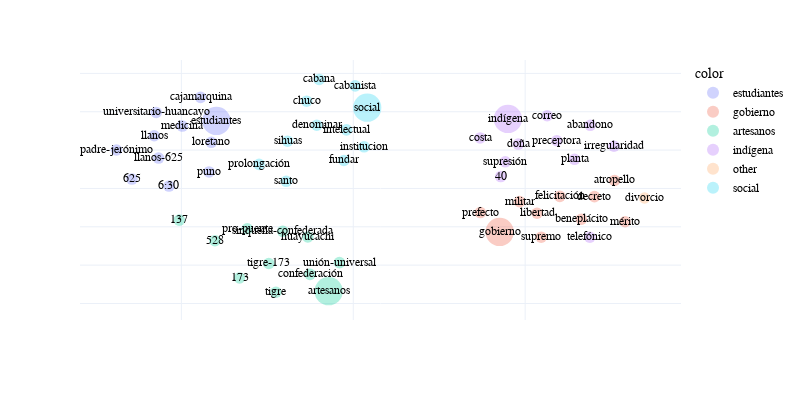

The cell this chart's notebook holds for it:
### Code cell
model = models['autos_w2v_sg_30'] ###
search = ['gobierno', 'estudiantes', 'artesanos', 'indígena', 
          'social']

_ = plot_embeddings(model, search, topn=10, show_all=False, labels=True, 
    algo='umap', n_neighbors=15, min_dist=10, spread=25, random_state=7)

### Figure 1 — Plotly figure (JSON) as saved in the notebook; plotly's stock layout.template omitted (floating-point values rounded to 4 significant figures)
{"data": [{"customdata": [["625", 5, "625", "estudiantes"], ["universitario-huancayo", 5, "universitario-huancayo", "estudiantes"], ["padre-jerónimo", 5, "padre-jerónimo", "estudiantes"], ["llanos-625", 5, "llanos-625", "estudiantes"], ["puno", 5, "puno", "estudiantes"], ["llanos", 5, "llanos", "estudiantes"], ["estudiantes", 30, "estudiantes", "estudiantes"], ["cajamarquina", 5, "cajamarquina", "estudiantes"], ["loretano", 5, "loretano", "estudiantes"], ["6:30", 5, "6:30", "estudiantes"], ["medicina", 5, "medicina", "estudiantes"]], "hovertemplate": "<b>%{hovertext}</b><br><br><extra></extra>", "hovertext": ["625", "universitario-huancayo", "padre-jerónimo", "llanos-625", "puno", "llanos", "estudiantes", "cajamarquina", "loretano", "6:30", "medicina"], "legendgroup": "estudiantes", "marker": {"color": "#636efa", "line": {"width": 0}, "opacity": 0.3, "size": [5, 5, 5, 5, 5, 5, 30, 5, 5, 5, 5], "sizemode": "area", "sizeref": 0.075, "symbol": "circle"}, "mode": "markers+text", "name": "estudiantes", "orientation": "v", "showlegend": true, "text": ["625", "universitario-huancayo", "padre-jerónimo", "llanos-625", "puno", "llanos", "estudiantes", "cajamarquina", "loretano", "6:30", "medicina"], "textposition": "middle center", "type": "scatter", "x": [-64.38, -57.33, -68.86, -56.64, -41.95, -57.9, -39.79, -44.4, -41.29, -53.61, -49.71], "xaxis": "x", "y": [4.873, 39.63, 20.05, 15.85, 8.611, 27.49, 35.21, 47.5, 24.05, 1.224, 32.52], "yaxis": "y"}, {"customdata": [["felicitación", 5, "felicitación", "gobierno"], ["gobierno", 30, "gobierno", "gobierno"], ["mérito", 5, "mérito", "gobierno"], ["supremo", 5, "supremo", "gobierno"], ["beneplácito", 5, "beneplácito", "gobierno"], ["atropello", 5, "atropello", "gobierno"], ["decreto", 5, "decreto", "gobierno"], ["libertad", 5, "libertad", "gobierno"], ["prefecto", 5, "prefecto", "gobierno"], ["militar", 5, "militar", "gobierno"]], "hovertemplate": "<b>%{hovertext}</b><br><br><extra></extra>", "hovertext": ["felicitación", "gobierno", "mérito", "supremo", "beneplácito", "atropello", "decreto", "libertad", "prefecto", "militar"], "legendgroup": "gobierno", "marker": {"color": "#EF553B", "line": {"width": 0}, "opacity": 0.3, "size": [5, 30, 5, 5, 5, 5, 5, 5, 5, 5], "sizemode": "area", "sizeref": 0.075, "symbol": "circle"}, "mode": "markers+text", "name": "gobierno", "orientation": "v", "showlegend": true, "text": ["felicitación", "gobierno", "mérito", "supremo", "beneplácito", "atropello", "decreto", "libertad", "prefecto", "militar"], "textposition": "middle center", "type": "scatter", "x": [60.08, 42.59, 79.07, 54.68, 66.36, 76.0, 70.16, 53.47, 36.97, 48.38], "xaxis": "x", "y": [-4.128, -22.65, -17.37, -25.41, -16.08, 4.154, -4.263, -12.94, -12.58, -6.869], "yaxis": "y"}, {"customdata": [["173", 5, "173", "artesanos"], ["137", 5, "137", "artesanos"], ["pro-puente", 5, "pro-puente", "artesanos"], ["528", 5, "528", "artesanos"], ["tigre", 5, "tigre", "artesanos"], ["unión-universal", 5, "unión-universal", "artesanos"], ["confederación", 5, "confederación", "artesanos"], ["artesanos", 30, "artesanos", "artesanos"], ["huayucachi", 5, "huayucachi", "artesanos"], ["sinqueña-confederada", 5, "sinqueña-confederada", "artesanos"], ["tigre-173", 5, "tigre-173", "artesanos"]], "hovertemplate": "<b>%{hovertext}</b><br><br><extra></extra>", "hovertext": ["173", "137", "pro-puente", "528", "tigre", "unión-universal", "confederación", "artesanos", "huayucachi", "sinqueña-confederada", "tigre-173"], "legendgroup": "artesanos", "marker": {"color": "#00cc96", "line": {"width": 0}, "opacity": 0.3, "size": [5, 5, 5, 5, 5, 5, 5, 30, 5, 5, 5], "sizemode": "area", "sizeref": 0.075, "symbol": "circle"}, "mode": "markers+text", "name": "artesanos", "orientation": "v", "showlegend": true, "text": ["173", "137", "pro-puente", "528", "tigre", "unión-universal", "confederación", "artesanos", "huayucachi", "sinqueña-confederada", "tigre-173"], "textposition": "middle center", "type": "scatter", "x": [-33.08, -50.61, -30.84, -40.22, -22.49, -4.02, -12.58, -7.155, -13.21, -20.51, -24.56], "xaxis": "x", "y": [-46.66, -16.53, -21.01, -27.24, -54.16, -38.69, -44.81, -53.58, -25.27, -22.36, -39.12], "yaxis": "y"}, {"customdata": [["preceptora", 5, "preceptora", "indígena"], ["irregularidad", 5, "irregularidad", "indígena"], ["supresión", 5, "supresión", "indígena"], ["40", 5, "40", "indígena"], ["abandono", 5, "abandono", "indígena"], ["planta", 5, "planta", "indígena"], ["telefónico", 5, "telefónico", "indígena"], ["indígena", 30, "indígena", "indígena"], ["doña", 5, "doña", "indígena"], ["correo", 5, "correo", "indígena"], ["costa", 5, "costa", "indígena"]], "hovertemplate": "<b>%{hovertext}</b><br><br><extra></extra>", "hovertext": ["preceptora", "irregularidad", "supresión", "40", "abandono", "planta", "telefónico", "indígena", "doña", "correo", "costa"], "legendgroup": "indígena", "marker": {"color": "#ab63fa", "line": {"width": 0}, "opacity": 0.3, "size": [5, 5, 5, 5, 5, 5, 5, 30, 5, 5, 5], "sizemode": "area", "sizeref": 0.075, "symbol": "circle"}, "mode": "markers+text", "name": "indígena", "orientation": "v", "showlegend": true, "text": ["preceptora", "irregularidad", "supresión", "40", "abandono", "planta", "telefónico", "indígena", "doña", "correo", "costa"], "textposition": "middle center", "type": "scatter", "x": [59.21, 75.83, 44.22, 42.9, 68.93, 64.36, 68.82, 44.99, 47.99, 56.4, 36.92], "xaxis": "x", "y": [24.88, 22.06, 13.87, 6.2, 32.91, 15.19, -25.47, 36.24, 23.14, 37.93, 26.35], "yaxis": "y"}, {"customdata": [["divorcio", 5, "divorcio", "other"]], "hovertemplate": "<b>%{hovertext}</b><br><br><extra></extra>", "hovertext": ["divorcio"], "legendgroup": "other", "marker": {"color": "#FFA15A", "line": {"width": 0}, "opacity": 0.3, "size": [5], "sizemode": "area", "sizeref": 0.075, "symbol": "circle"}, "mode": "markers+text", "name": "other", "orientation": "v", "showlegend": true, "text": ["divorcio"], "textposition": "middle center", "type": "scatter", "x": [84.72], "xaxis": "x", "y": [-4.969], "yaxis": "y"}, {"customdata": [["sihuas", 5, "sihuas", "social"], ["denominar", 5, "denominar", "social"], ["cabana", 5, "cabana", "social"], ["fundar", 5, "fundar", "social"], ["chuco", 5, "chuco", "social"], ["prolongación", 5, "prolongación", "social"], ["cabanista", 5, "cabanista", "social"], ["intelectual", 5, "intelectual", "social"], ["social", 30, "social", "social"], ["santo", 5, "santo", "social"], ["institucion", 5, "institucion", "social"]], "hovertemplate": "<b>%{hovertext}</b><br><br><extra></extra>", "hovertext": ["sihuas", "denominar", "cabana", "fundar", "chuco", "prolongación", "cabanista", "intelectual", "social", "santo", "institucion"], "legendgroup": "social", "marker": {"color": "#19d3f3", "line": {"width": 0}, "opacity": 0.3, "size": [5, 5, 5, 5, 5, 5, 5, 5, 30, 5, 5], "sizemode": "area", "sizeref": 0.075, "symbol": "circle"}, "mode": "markers+text", "name": "social", "orientation": "v", "showlegend": true, "text": ["sihuas", "denominar", "cabana", "fundar", "chuco", "prolongación", "cabanista", "intelectual", "social", "santo", "institucion"], "textposition": "middle center", "type": "scatter", "x": [-19.11, -10.61, -9.923, -2.713, -13.54, -27.39, 0.5689, -1.951, 4.062, -19.49, 3.153], "xaxis": "x", "y": [24.66, 32.97, 56.84, 14.62, 45.5, 12.54, 53.48, 30.55, 42.12, 3.7, 21.7], "yaxis": "y"}], "layout": {"font": {"color": "#000000", "family": "Franklin Gothic", "size": 12}, "height": 400, "legend": {"itemsizing": "constant", "title": {"text": "color"}, "tracegroupgap": 0}, "margin": {"t": 60}, "width": 800, "xaxis": {"anchor": "y", "domain": [0, 1], "showgrid": true, "showticklabels": false, "title": {"text": ""}, "visible": true, "zeroline": false}, "yaxis": {"anchor": "x", "domain": [0, 1], "showgrid": true, "showticklabels": false, "title": {"text": ""}, "visible": true, "zeroline": false}}}
